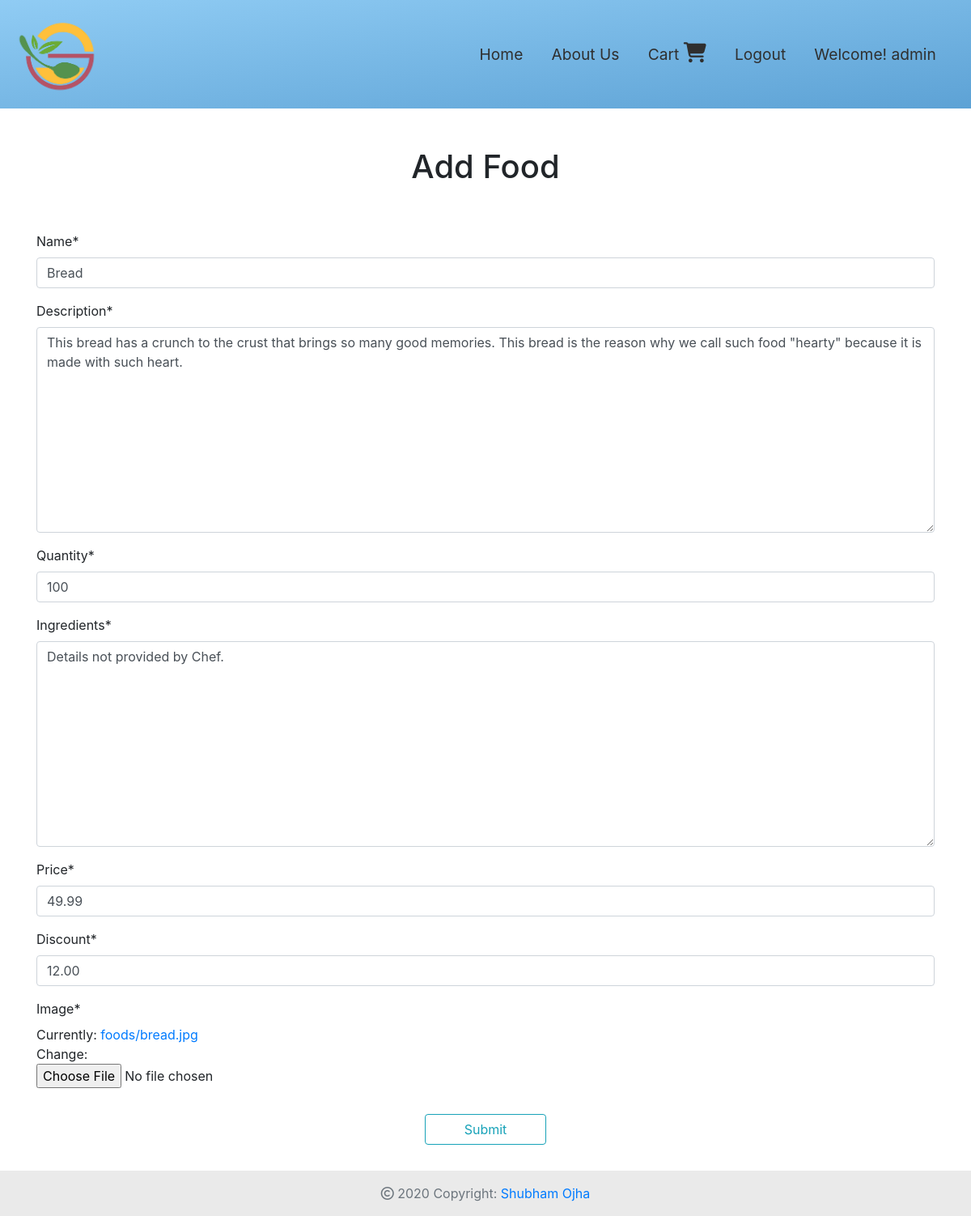
/food/1/update/ (signed in), run on an earlier commit of the app's database.
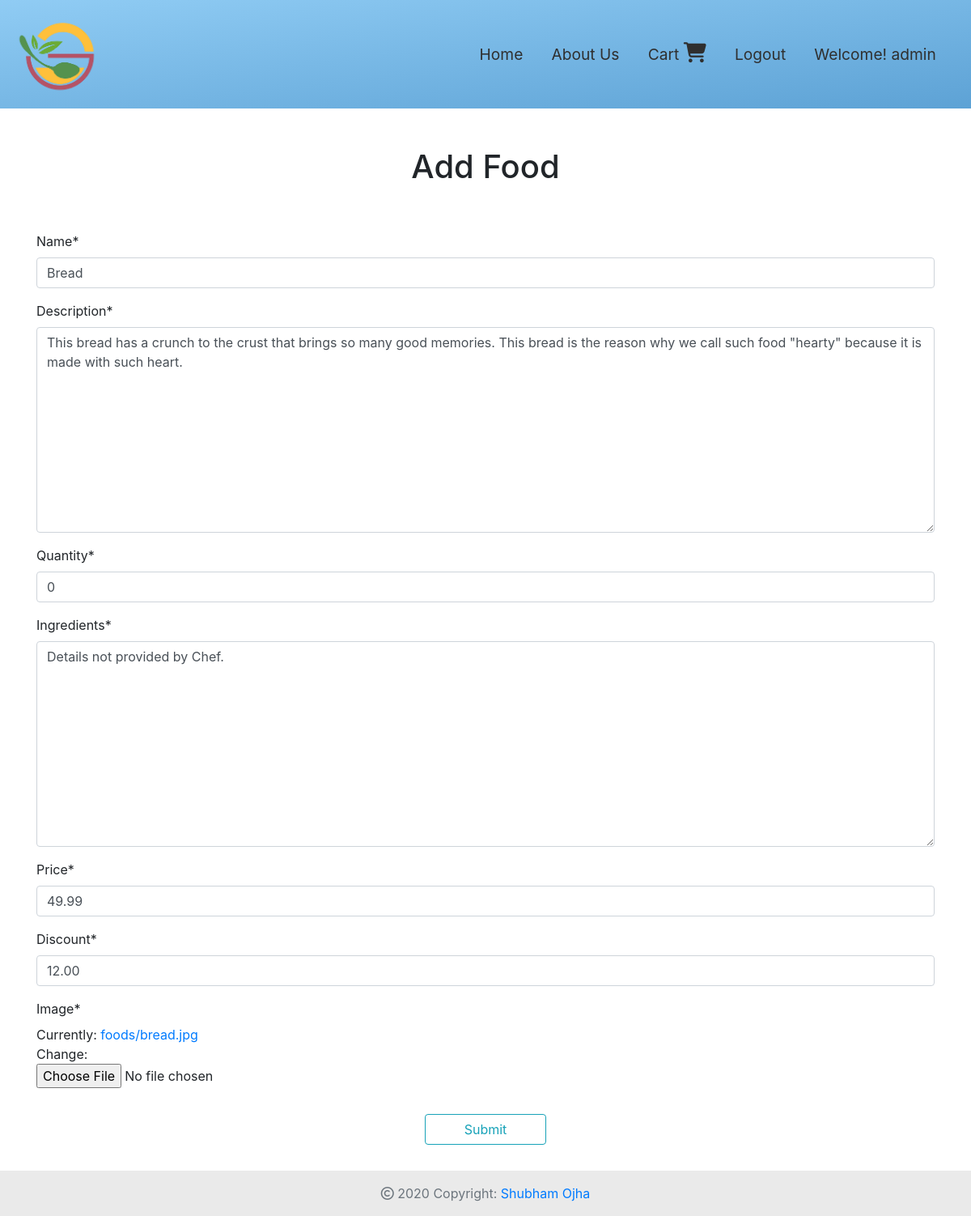
And on a later commit of the database.
### food_delivery/models.py (models this page shows, shortened)
class Food( models.Model):
    name = models.CharField( max_length= 75)
    description = models.TextField()
    datePosted = models.DateTimeField( auto_now= True)
    seller = models.ForeignKey( User, on_delete= models.CASCADE, default= 1)
    image = models.ImageField( blank= False, null= True, upload_to= 'foods')
    price = models.DecimalField( max_digits= 5, decimal_places= 2)
    discount = models.DecimalField( max_digits= 5, decimal_places= 2)
    quantity = models.IntegerField( default= 0)
    ingredients = models.TextField( default= 'Details not provided by Chef')

### food_delivery/views.py (the view, shortened to what this page needs)
# urls.py: path( 'food/<int:pk>/update/', FoodUpdateView.as_view(), name='food-delivery-food-detail-update'),
class FoodUpdateView( LoginRequiredMixin, UserPassesTestMixin, UpdateView):
    model = Food
    template_name = 'food_delivery/food-create.html'
    context_object_name = 'food'
    fields = ['name', 'description', 'quantity', 'ingredients', 'price', 'discount', 'image']
    def test_func( self):
        fooder = self.get_object()
        if self.request.user == fooder.seller:
            return True
        return False

### food_delivery/templates/food_delivery/food-create.html (shortened to what this page needs)
{% extends 'food_delivery/base.html' %}
{% load crispy_forms_tags %}
{% block header %}
Add Food
{% endblock header %}
{% block main-content %}
<form method="post" class="mb-5 pb-4 ">
    <fieldset class="form-group">
        {{ form|crispy }}
    </fieldset>
    <div class="form-group text-center">
        <button class="btn btn-outline-info px-5" type="submit">
            Submit
        </button>
    </div>
</form>
{% endblock main-content %}

What changed in the data, as far as the page shows it:
changed Food "Bread": quantity "100" → "0"
